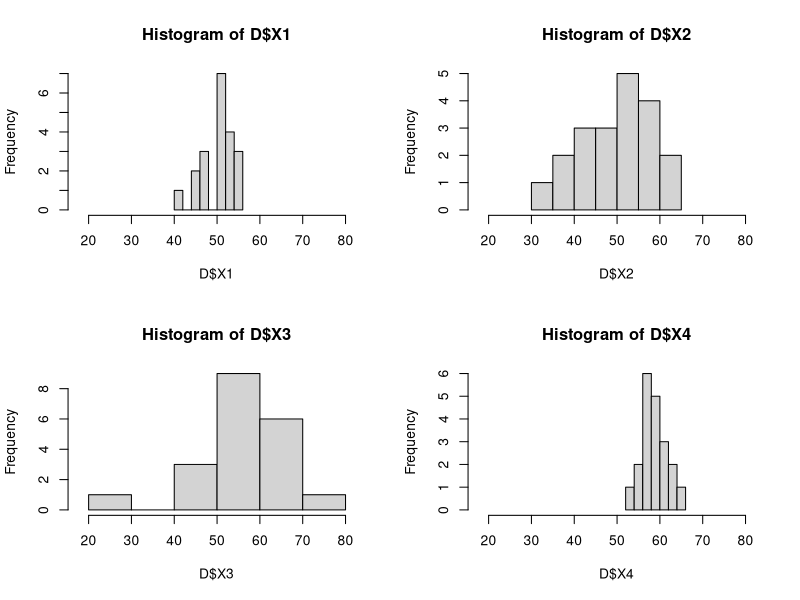
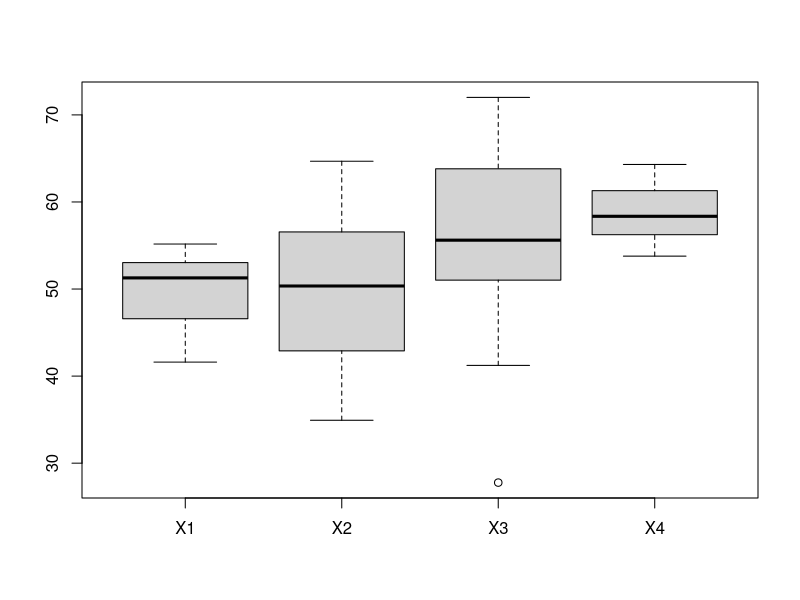
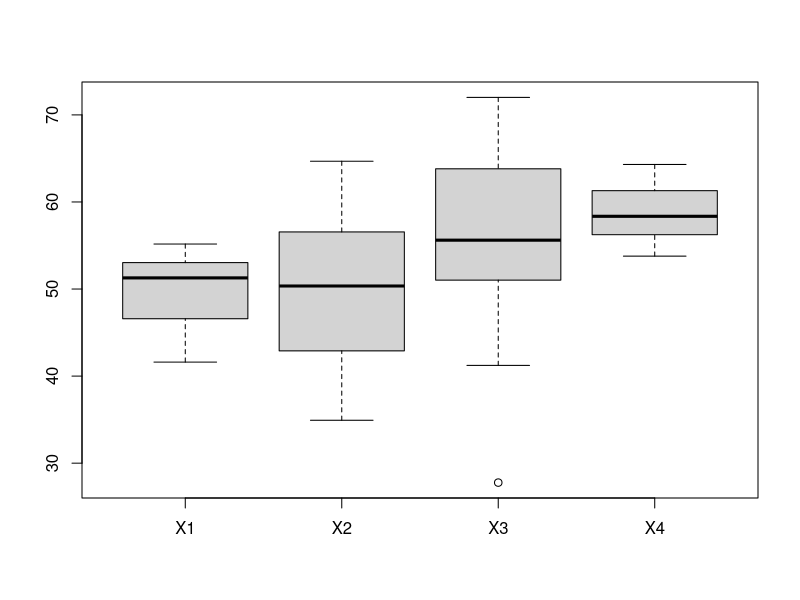

Here is the R script that generated these plots, in order:
## ---- chunk 1
#| echo: false
dati <- data.frame(
  X1 = c(41.61,46.93,50.33,53.93,51.33,51.55,52.31,53.07,53.00,51.07,
         51.98,44.96,46.17,54.63,45.53,51.23,54.07,46.25,51.04,55.17),
  X2 = c(48.87,54.81,38.10,43.16,38.52,40.35,53.18,54.50,55.66,46.45,
         50.53,58.63,62.26,50.17,57.76,64.68,49.38,42.64,57.46,34.93),
  X3 = c(64.50,51.73,72.01,27.77,64.81,69.12,50.44,44.83,59.05,63.12,
         65.14,53.67,58.58,54.73,51.61,46.07,52.12,41.23,60.84,56.50),
  X4 = c(56.46,64.31,58.61,59.59,61.36,58.10,56.34,56.01,59.54,57.65,
         54.71,61.24,56.67,59.40,53.78,63.97,61.91,54.86,62.88,56.14)
)
knitr::kable(dati)
## ---- chunk 2
 X1 = c(41.61,46.93,50.33,53.93,51.33,51.55,52.31,53.07,53.00,51.07,  51.98,44.96,46.17,54.63,45.53,51.23,54.07,46.25,51.04,55.17)
X2 = c(48.87,54.81,38.10,43.16,38.52,40.35,53.18,54.50,55.66,46.45,50.53,58.63,62.26,50.17,57.76,64.68,49.38,42.64,57.46,34.93)
X3 = c(64.50,51.73,72.01,27.77,64.81,69.12,50.44,44.83,59.05,63.12, 65.14,53.67,58.58,54.73,51.61,46.07,52.12,41.23,60.84,56.50)
X4 = c(56.46,64.31,58.61,59.59,61.36,58.10,56.34,56.01,59.54,57.65, 54.71,61.24,56.67,59.40,53.78,63.97,61.91,54.86,62.88,56.14)

D = data.frame(X1, X2, X3, X4)
rm(X1, X2, X3, X4)
## ---- chunk 3
summary(D)
## ---- chunk 4
liminf <- min(D$X1,D$X2,D$X3,D$X4)
limsup <- max(D$X1,D$X2,D$X3,D$X4)
par(mfrow=c(2,2))
hist(D$X1,xlim=c(liminf-10,limsup+10))
hist(D$X2,xlim=c(liminf-10,limsup+10))
hist(D$X3,xlim=c(liminf-10,limsup+10))
hist(D$X4,xlim=c(liminf-10,limsup+10))


## ---- chunk 5
quantile(D$X1)
quantile(D$X2)
quantile(D$X3)
quantile(D$X4)

## ---- chunk 6
quantile(D$X2,p=c(0.15,0.33,0.46,0.89,0.98,0.99,1.0))
## ---- chunk 7
par(mfrow=c(1,1)) # riporta la finestra grafica a 1
# solzuione più elegante
boxplot(D$X1,D$X2,D$X3,D$X4,names=c("X1","X2","X3","X4"))

# alternativa 2
# tutte le seguenti alternative hanno bisogno della suddivisione in pannelli multipli
# par(mfrow=c(2,2))
# boxplot(D$X1, main = "X1")
# boxplot(D$X2, main = "X2")
# boxplot(D$X3, main = "X3")
# boxplot(D$X4, main = "X3")

# alternativa 3
# apply(D, 2, boxplot)

# alternativa 4
# for (i in 1:ncol(D)) {
#   boxplot(D[,i], main = colnames(D)[i], col = i)
# }

## ---- chunk 8
outliers = c(F,F,T, F)
## ---- chunk 9
par(mfrow=c(1,1)) # riporta la finestra grafica a 1
# solzuione più elegante
boxplot(D$X1,D$X2,D$X3,D$X4,names=c("X1","X2","X3","X4"))
